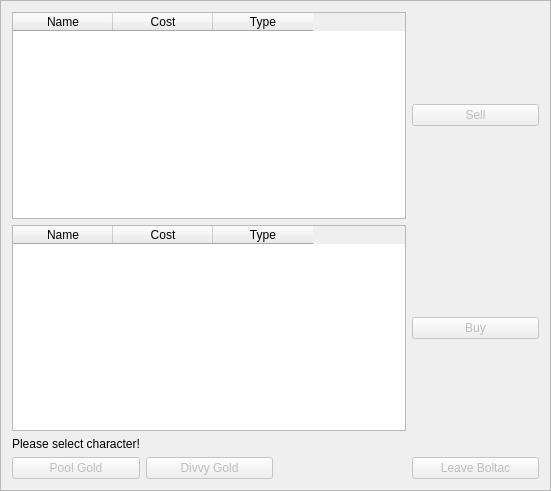
<?xml version="1.0" encoding="UTF-8"?>
<ui version="4.0">
 <class>boltacFrame</class>
 <widget class="QFrame" name="boltacFrame">
  <property name="geometry">
   <rect>
    <x>0</x>
    <y>0</y>
    <width>551</width>
    <height>491</height>
   </rect>
  </property>
  <property name="windowTitle">
   <string>Frame</string>
  </property>
  <property name="frameShape">
   <enum>QFrame::StyledPanel</enum>
  </property>
  <property name="frameShadow">
   <enum>QFrame::Raised</enum>
  </property>
  <layout class="QGridLayout" name="gridLayout">
   <item row="0" column="0" colspan="3">
    <widget class="QTableWidget" name="boltacSell_tableWidget">
     <property name="sizePolicy">
      <sizepolicy hsizetype="Expanding" vsizetype="MinimumExpanding">
       <horstretch>0</horstretch>
       <verstretch>0</verstretch>
      </sizepolicy>
     </property>
     <property name="maximumSize">
      <size>
       <width>551</width>
       <height>431</height>
      </size>
     </property>
     <property name="layoutDirection">
      <enum>Qt::LeftToRight</enum>
     </property>
     <property name="verticalScrollBarPolicy">
      <enum>Qt::ScrollBarAlwaysOff</enum>
     </property>
     <property name="horizontalScrollBarPolicy">
      <enum>Qt::ScrollBarAlwaysOff</enum>
     </property>
     <property name="sizeAdjustPolicy">
      <enum>QAbstractScrollArea::AdjustToContents</enum>
     </property>
     <property name="editTriggers">
      <set>QAbstractItemView::NoEditTriggers</set>
     </property>
     <property name="selectionMode">
      <enum>QAbstractItemView::SingleSelection</enum>
     </property>
     <property name="selectionBehavior">
      <enum>QAbstractItemView::SelectRows</enum>
     </property>
     <property name="columnCount">
      <number>3</number>
     </property>
     <column>
      <property name="text">
       <string>Name</string>
      </property>
     </column>
     <column>
      <property name="text">
       <string>Cost</string>
      </property>
     </column>
     <column>
      <property name="text">
       <string>Type</string>
      </property>
     </column>
    </widget>
   </item>
   <item row="0" column="3">
    <widget class="QPushButton" name="sellButton">
     <property name="enabled">
      <bool>false</bool>
     </property>
     <property name="text">
      <string>Sell</string>
     </property>
    </widget>
   </item>
   <item row="1" column="0" colspan="3">
    <widget class="QTableWidget" name="boltacBuy_tableWidget">
     <property name="sizePolicy">
      <sizepolicy hsizetype="Expanding" vsizetype="MinimumExpanding">
       <horstretch>0</horstretch>
       <verstretch>0</verstretch>
      </sizepolicy>
     </property>
     <property name="maximumSize">
      <size>
       <width>551</width>
       <height>431</height>
      </size>
     </property>
     <property name="layoutDirection">
      <enum>Qt::LeftToRight</enum>
     </property>
     <property name="verticalScrollBarPolicy">
      <enum>Qt::ScrollBarAlwaysOff</enum>
     </property>
     <property name="horizontalScrollBarPolicy">
      <enum>Qt::ScrollBarAlwaysOff</enum>
     </property>
     <property name="sizeAdjustPolicy">
      <enum>QAbstractScrollArea::AdjustToContents</enum>
     </property>
     <property name="editTriggers">
      <set>QAbstractItemView::NoEditTriggers</set>
     </property>
     <property name="selectionMode">
      <enum>QAbstractItemView::SingleSelection</enum>
     </property>
     <property name="selectionBehavior">
      <enum>QAbstractItemView::SelectRows</enum>
     </property>
     <property name="columnCount">
      <number>3</number>
     </property>
     <column>
      <property name="text">
       <string>Name</string>
      </property>
     </column>
     <column>
      <property name="text">
       <string>Cost</string>
      </property>
     </column>
     <column>
      <property name="text">
       <string>Type</string>
      </property>
     </column>
    </widget>
   </item>
   <item row="3" column="0">
    <widget class="QPushButton" name="poolGoldButton">
     <property name="enabled">
      <bool>false</bool>
     </property>
     <property name="text">
      <string>Pool Gold</string>
     </property>
    </widget>
   </item>
   <item row="3" column="1">
    <widget class="QPushButton" name="divvyGoldButton">
     <property name="enabled">
      <bool>false</bool>
     </property>
     <property name="text">
      <string>Divvy Gold</string>
     </property>
    </widget>
   </item>
   <item row="1" column="3">
    <widget class="QPushButton" name="buyButton">
     <property name="enabled">
      <bool>false</bool>
     </property>
     <property name="text">
      <string>Buy</string>
     </property>
    </widget>
   </item>
   <item row="2" column="0">
    <widget class="QLabel" name="character_label">
     <property name="text">
      <string>Please select character!</string>
     </property>
    </widget>
   </item>
   <item row="3" column="3">
    <widget class="QPushButton" name="leaveBoltacButton">
     <property name="enabled">
      <bool>false</bool>
     </property>
     <property name="text">
      <string>Leave Boltac</string>
     </property>
    </widget>
   </item>
  </layout>
 </widget>
 <resources/>
 <connections/>
</ui>
